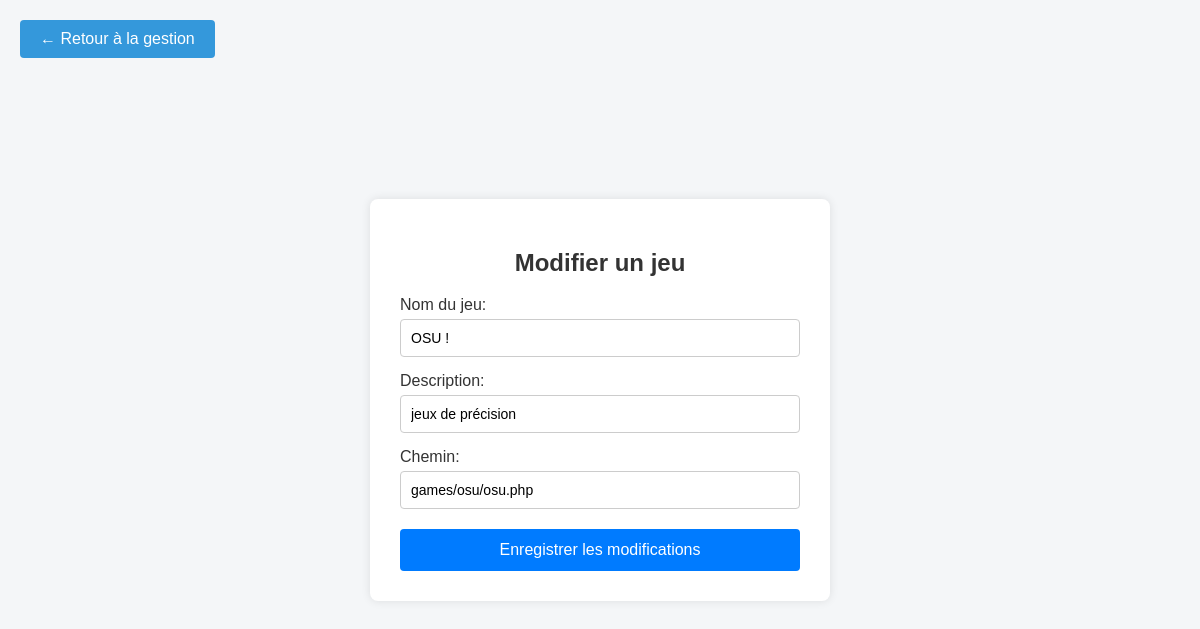
The app's page /edit_game.php?id=10 with its own data.
### tables this page shows
CREATE TABLE `games` (
  `id` int NOT NULL,
  `nom_du_jeux` varchar(100) NOT NULL,
  `description` text,
  `path` varchar(255) NOT NULL,
  `created_at` timestamp NULL DEFAULT CURRENT_TIMESTAMP
);

### src/edit_game.php (the view, shortened to what this page needs)
<?php
require_once 'config.php';
$id = (int)$_GET['id'];
try {
    $stmt = $pdo->prepare("SELECT * FROM games WHERE id = ?");
    $stmt->execute([$id]);
    $game = $stmt->fetch();
} catch (PDOException $e) {
    header('Location: gestion_jeux.php?error=edit');
    exit;
}
?>
<!DOCTYPE html>
<html lang="fr">
<head>
</head>
<body>
    <a href="gestion_jeux.php" class="home-button">← Retour à la gestion</a>
    <div class="form-container">
        <h2>Modifier un jeu</h2>
        <form action="edit_game_process.php" method="POST">
            <label for="nom_du_jeux">Nom du jeu:</label>
            <input type="text" id="nom_du_jeux" name="nom_du_jeux" value="<?php echo htmlspecialchars($game['nom_du_jeux']); ?>" required>
            <label for="description">Description:</label>
            <input type="text" id="description" name="description" value="<?php echo htmlspecialchars($game['description']); ?>" required>
            <label for="path">Chemin:</label>
            <input type="text" id="path" name="path" value="<?php echo htmlspecialchars($game['path']); ?>" required>
            <button type="submit">Enregistrer les modifications</button>
        </form>
    </div>
</body>
</html>

### src/edit_game.php (style rules this page uses)
body { font-family: Arial, sans-serif; background-color: #f4f6f8; margin: 0; padding: 0; display: flex; justify-content: center; align-items: center; height: 100vh; }
.home-button { position: fixed; top: 20px; left: 20px; padding: 10px 20px; background-color: #3498db; color: white; text-decoration: none; border-radius: 4px; z-index: 1000; font-family: Arial, sans-serif; transition: background-color 0.2s; }
.form-container { background-color: #ffffff; padding: 30px; border-radius: 8px; box-shadow: 0 0 10px rgba(0,0,0,0.1); width: 400px; }
h2 { text-align: center; color: #333; }
label { display: block; margin-top: 15px; color: #333; }
input[type="text"], input[type="email"], textarea { width: 100%; padding: 10px; margin-top: 5px; border: 1px solid #ccc; border-radius: 4px; box-sizing: border-box; font-size: 14px; }
button { margin-top: 20px; width: 100%; background-color: #007BFF; color: white; border: none; padding: 12px; font-size: 16px; border-radius: 4px; cursor: pointer; }

### records on screen
games: nom_du_jeux "OSU !", description "jeux de précision", path "games/osu/osu.php"
